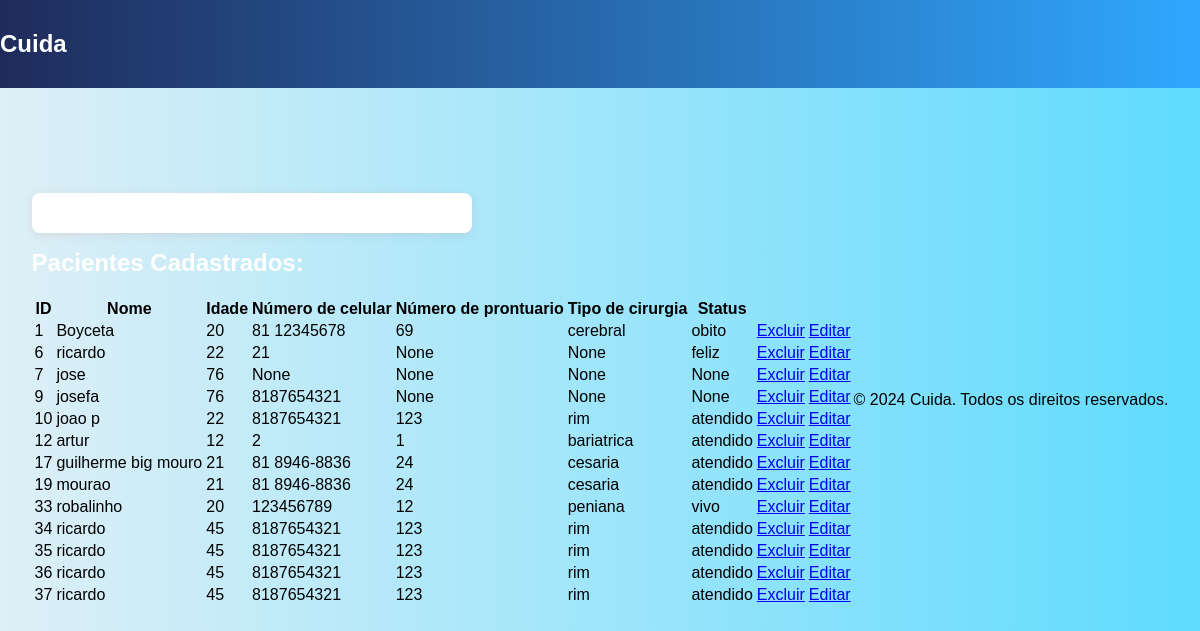
Before: /editar/ with the older database file.
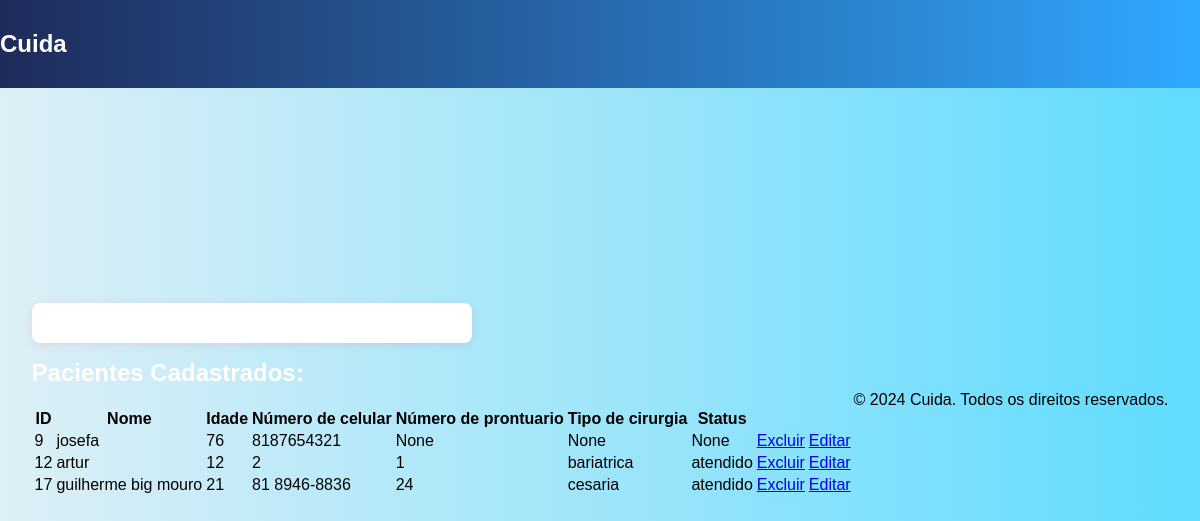
After: the same page with the newer database file.
### app_cuida/models.py (models this page shows, shortened)
class Paciente(models.Model):
    id_paciente = models.AutoField(primary_key=True)
    nome = models.CharField(max_length=25, null=True, blank=True)
    idade = models.IntegerField(null=True, blank=True)
    numero_celular = models.CharField(max_length=15, null=True, blank=True)
    numero_prontuario = models.CharField(max_length=15, null=True, blank=True)
    tipo_cirurgia = models.CharField(max_length=15, null=True, blank=True)
    status = models.CharField(max_length=15, null=True, blank=True)

### app_cuida/views.py (the view)
# urls.py: path('editar/',views.edit, name='editar_pacientes'),
def edit(request):
    pacientes = Paciente.objects.all()
    context = {
            'pacientes' : pacientes,
        }
    return render(request, 'cadastro/editar.html', context)

### app_cuida/templates/cadastro/editar.html (shortened to what this page needs)
{% extends 'base/base.html' %}
{% block content %}
<div class="container"></div>
<h1>Pacientes Cadastrados:</h1>
    <table class=" table table-bordered table-striped">
        <tr>
            <th>ID</th>
            <th>Nome</th>
            <th>Idade</th>
            <th>Número de celular</th>
            <th>Número de prontuario</th>
            <th>Tipo de cirurgia</th>
            <th>Status</th>
        </tr>
        {% for paciente in pacientes %}
        <tr>
            <td>{{paciente.id_paciente}}</td>
            <td>{{paciente.nome}}</td>
            <td>{{paciente.idade}}</td>
            <td>{{paciente.numero_celular}}</td>
            <td>{{paciente.numero_prontuario}}</td>
            <td>{{paciente.tipo_cirurgia}}</td>
            <td>{{paciente.status}}</td>
            <td>
                <a href="{% url 'delete_paciente' paciente.id_paciente %}">Excluir</a>
            </td>
            <td> <a href="{% url 'update_paciente' paciente.id_paciente %}">Editar</a></td>
        </tr>
        {% endfor %}
    </table>
{% endblock %}

Changed rows visible on the page:
removed Paciente: id_paciente "1", nome "Boyceta", idade "20", numero_celular "81 12345678", numero_prontuario "69", tipo_cirurgia "cerebral", status "obito"
removed Paciente: id_paciente "6", nome "ricardo", idade "22", numero_celular "21", numero_prontuario "None", tipo_cirurgia "None", status "feliz"
removed Paciente: id_paciente "7", nome "jose", idade "76", numero_celular "None", numero_prontuario "None", tipo_cirurgia "None", status "None"
removed Paciente: id_paciente "10", nome "joao p", idade "22", numero_celular "8187654321", numero_prontuario "123", tipo_cirurgia "rim", status "atendido"
removed Paciente: id_paciente "19", nome "mourao", idade "21", numero_celular "81 8946-8836", numero_prontuario "24", tipo_cirurgia "cesaria", status "atendido"
removed Paciente: id_paciente "33", nome "robalinho", idade "20", numero_celular "123456789", numero_prontuario "12", tipo_cirurgia "peniana", status "vivo"
removed Paciente: id_paciente "34", nome "ricardo", idade "45", numero_celular "8187654321", numero_prontuario "123", tipo_cirurgia "rim", status "atendido"
removed Paciente: id_paciente "35", nome "ricardo", idade "45", numero_celular "8187654321", numero_prontuario "123", tipo_cirurgia "rim", status "atendido"
removed Paciente: id_paciente "36", nome "ricardo", idade "45", numero_celular "8187654321", numero_prontuario "123", tipo_cirurgia "rim", status "atendido"
removed Paciente: id_paciente "37", nome "ricardo", idade "45", numero_celular "8187654321", numero_prontuario "123", tipo_cirurgia "rim", status "atendido"
